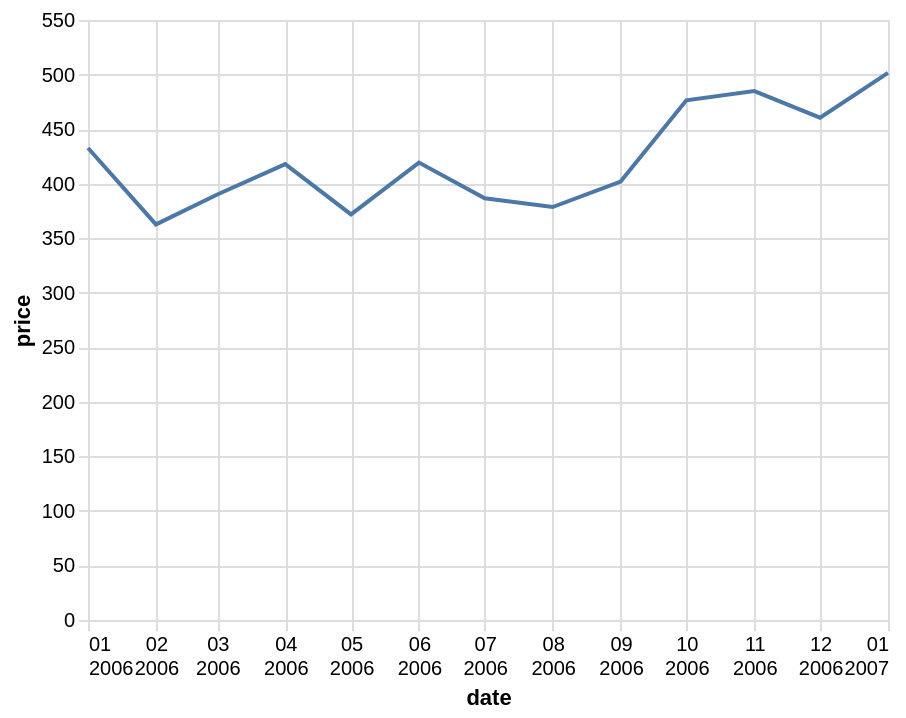

Vega-Lite specification for this chart:
### Vega-Lite specification from a JSON file in a GitHub repository (floating-point values rounded to 4 significant figures; data arrays with more than 128 entries replaced by an {"elided": "..."} marker saying what was removed)
{"$schema": "https://vega.github.io/schema/vega-lite/v5.json", "config": {"axis": {"domainColor": "#ddd", "tickColor": "#ddd"}, "lineBreak": " "}, "data": {"values": {"elided": "560 records"}, "format": {"parse": {"date": "date"}}}, "encoding": {"x": {"axis": {"format": "%m %Y"}, "field": "date", "type": "temporal"}, "y": {"field": "price", "type": "quantitative"}}, "mark": "line", "transform": [{"filter": "datum.symbol === 'GOOG'"}, {"filter": {"field": "date", "range": [{"year": 2006}, {"year": 2007}]}}], "width": 400}
